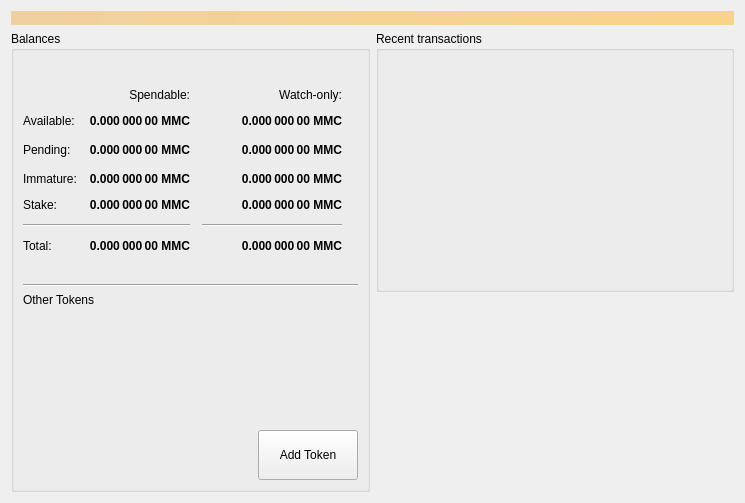
<?xml version="1.0" encoding="UTF-8"?>
<ui version="4.0">
 <class>OverviewPage</class>
 <widget class="QWidget" name="OverviewPage">
  <property name="geometry">
   <rect>
    <x>0</x>
    <y>0</y>
    <width>745</width>
    <height>503</height>
   </rect>
  </property>
  <property name="windowTitle">
   <string>Form</string>
  </property>
  <layout class="QVBoxLayout" name="topLayout">
   <item>
    <widget class="QLabel" name="labelAlerts">
     <property name="visible">
      <bool>false</bool>
     </property>
     <property name="styleSheet">
      <string notr="true">QLabel { background-color: qlineargradient(x1: 0, y1: 0, x2: 1, y2: 0, stop:0 #F0D0A0, stop:1 #F8D488); color:#000000; }</string>
     </property>
     <property name="wordWrap">
      <bool>true</bool>
     </property>
     <property name="margin">
      <number>3</number>
     </property>
     <property name="textInteractionFlags">
      <set>Qt::TextSelectableByMouse</set>
     </property>
    </widget>
   </item>
   <item>
    <layout class="QHBoxLayout" name="horizontalLayout" stretch="1,1">
     <item>
      <layout class="QVBoxLayout" name="verticalLayout_2">
       <item>
        <widget class="QGroupBox" name="groupBoxBalances">
         <property name="title">
          <string>Balances</string>
         </property>
         <layout class="QVBoxLayout" name="verticalLayout">
          <property name="spacing">
           <number>6</number>
          </property>
          <item>
           <layout class="QHBoxLayout" name="horizontalLayout_3">
            <item>
             <widget class="QPushButton" name="labelWalletStatus">
              <property name="enabled">
               <bool>true</bool>
              </property>
              <property name="maximumSize">
               <size>
                <width>30</width>
                <height>16777215</height>
               </size>
              </property>
              <property name="toolTip">
               <string>The displayed information may be out of date. Your wallet automatically synchronizes with the MMChain network after a connection is established, but this process has not completed yet.</string>
              </property>
              <property name="text">
               <string/>
              </property>
              <property name="icon">
               <iconset>
                <normaloff>:/icons/warning</normaloff>
                <disabledoff>:/icons/warning</disabledoff>:/icons/warning</iconset>
              </property>
              <property name="iconSize">
               <size>
                <width>24</width>
                <height>24</height>
               </size>
              </property>
              <property name="flat">
               <bool>true</bool>
              </property>
             </widget>
            </item>
            <item>
             <spacer name="horizontalSpacer">
              <property name="orientation">
               <enum>Qt::Horizontal</enum>
              </property>
              <property name="sizeHint" stdset="0">
               <size>
                <width>40</width>
                <height>20</height>
               </size>
              </property>
             </spacer>
            </item>
           </layout>
          </item>
          <item>
           <layout class="QGridLayout" name="gridLayout">
            <property name="spacing">
             <number>12</number>
            </property>
            <item row="2" column="2">
             <widget class="QLabel" name="labelWatchPending">
              <property name="font">
               <font>
                <weight>75</weight>
                <bold>true</bold>
               </font>
              </property>
              <property name="cursor">
               <cursorShape>IBeamCursor</cursorShape>
              </property>
              <property name="toolTip">
               <string>Unconfirmed transactions to watch-only addresses</string>
              </property>
              <property name="text">
               <string notr="true">0.000 000 00 MMC</string>
              </property>
              <property name="alignment">
               <set>Qt::AlignRight|Qt::AlignTrailing|Qt::AlignVCenter</set>
              </property>
              <property name="textInteractionFlags">
               <set>Qt::LinksAccessibleByMouse|Qt::TextSelectableByKeyboard|Qt::TextSelectableByMouse</set>
              </property>
             </widget>
            </item>
            <item row="2" column="1">
             <widget class="QLabel" name="labelUnconfirmed">
              <property name="font">
               <font>
                <weight>75</weight>
                <bold>true</bold>
               </font>
              </property>
              <property name="cursor">
               <cursorShape>IBeamCursor</cursorShape>
              </property>
              <property name="toolTip">
               <string>Total of transactions that have yet to be confirmed, and do not yet count toward the spendable balance</string>
              </property>
              <property name="text">
               <string notr="true">0.000 000 00 MMC</string>
              </property>
              <property name="alignment">
               <set>Qt::AlignRight|Qt::AlignTrailing|Qt::AlignVCenter</set>
              </property>
              <property name="textInteractionFlags">
               <set>Qt::LinksAccessibleByMouse|Qt::TextSelectableByKeyboard|Qt::TextSelectableByMouse</set>
              </property>
             </widget>
            </item>
            <item row="3" column="2">
             <widget class="QLabel" name="labelWatchImmature">
              <property name="font">
               <font>
                <weight>75</weight>
                <bold>true</bold>
               </font>
              </property>
              <property name="cursor">
               <cursorShape>IBeamCursor</cursorShape>
              </property>
              <property name="toolTip">
               <string>Mined balance in watch-only addresses that has not yet matured</string>
              </property>
              <property name="text">
               <string notr="true">0.000 000 00 MMC</string>
              </property>
              <property name="alignment">
               <set>Qt::AlignRight|Qt::AlignTrailing|Qt::AlignVCenter</set>
              </property>
              <property name="textInteractionFlags">
               <set>Qt::LinksAccessibleByMouse|Qt::TextSelectableByKeyboard|Qt::TextSelectableByMouse</set>
              </property>
             </widget>
            </item>
            <item row="5" column="0" colspan="2">
             <widget class="Line" name="line">
              <property name="orientation">
               <enum>Qt::Horizontal</enum>
              </property>
             </widget>
            </item>
            <item row="5" column="2">
             <widget class="Line" name="lineWatchBalance">
              <property name="sizePolicy">
               <sizepolicy hsizetype="Preferred" vsizetype="Fixed">
                <horstretch>0</horstretch>
                <verstretch>0</verstretch>
               </sizepolicy>
              </property>
              <property name="minimumSize">
               <size>
                <width>140</width>
                <height>0</height>
               </size>
              </property>
              <property name="orientation">
               <enum>Qt::Horizontal</enum>
              </property>
             </widget>
            </item>
            <item row="6" column="0">
             <widget class="QLabel" name="labelTotalText">
              <property name="text">
               <string>Total:</string>
              </property>
             </widget>
            </item>
            <item row="3" column="1">
             <widget class="QLabel" name="labelImmature">
              <property name="font">
               <font>
                <weight>75</weight>
                <bold>true</bold>
               </font>
              </property>
              <property name="cursor">
               <cursorShape>IBeamCursor</cursorShape>
              </property>
              <property name="toolTip">
               <string>Mined balance that has not yet matured</string>
              </property>
              <property name="text">
               <string notr="true">0.000 000 00 MMC</string>
              </property>
              <property name="alignment">
               <set>Qt::AlignRight|Qt::AlignTrailing|Qt::AlignVCenter</set>
              </property>
              <property name="textInteractionFlags">
               <set>Qt::LinksAccessibleByMouse|Qt::TextSelectableByKeyboard|Qt::TextSelectableByMouse</set>
              </property>
             </widget>
            </item>
            <item row="3" column="0">
             <widget class="QLabel" name="labelImmatureText">
              <property name="text">
               <string>Immature:</string>
              </property>
             </widget>
            </item>
            <item row="6" column="1">
             <widget class="QLabel" name="labelTotal">
              <property name="font">
               <font>
                <weight>75</weight>
                <bold>true</bold>
               </font>
              </property>
              <property name="cursor">
               <cursorShape>IBeamCursor</cursorShape>
              </property>
              <property name="toolTip">
               <string>Your current total balance</string>
              </property>
              <property name="text">
               <string notr="true">0.000 000 00 MMC</string>
              </property>
              <property name="alignment">
               <set>Qt::AlignRight|Qt::AlignTrailing|Qt::AlignVCenter</set>
              </property>
              <property name="textInteractionFlags">
               <set>Qt::LinksAccessibleByMouse|Qt::TextSelectableByKeyboard|Qt::TextSelectableByMouse</set>
              </property>
             </widget>
            </item>
            <item row="6" column="2">
             <widget class="QLabel" name="labelWatchTotal">
              <property name="font">
               <font>
                <weight>75</weight>
                <bold>true</bold>
               </font>
              </property>
              <property name="cursor">
               <cursorShape>IBeamCursor</cursorShape>
              </property>
              <property name="toolTip">
               <string>Current total balance in watch-only addresses</string>
              </property>
              <property name="text">
               <string notr="true">0.000 000 00 MMC</string>
              </property>
              <property name="alignment">
               <set>Qt::AlignRight|Qt::AlignTrailing|Qt::AlignVCenter</set>
              </property>
              <property name="textInteractionFlags">
               <set>Qt::LinksAccessibleByMouse|Qt::TextSelectableByKeyboard|Qt::TextSelectableByMouse</set>
              </property>
             </widget>
            </item>
            <item row="0" column="2">
             <widget class="QLabel" name="labelWatchonly">
              <property name="text">
               <string>Watch-only:</string>
              </property>
              <property name="alignment">
               <set>Qt::AlignRight|Qt::AlignTrailing|Qt::AlignVCenter</set>
              </property>
             </widget>
            </item>
            <item row="1" column="0">
             <widget class="QLabel" name="labelBalanceText">
              <property name="text">
               <string>Available:</string>
              </property>
             </widget>
            </item>
            <item row="1" column="1">
             <widget class="QLabel" name="labelBalance">
              <property name="font">
               <font>
                <weight>75</weight>
                <bold>true</bold>
               </font>
              </property>
              <property name="cursor">
               <cursorShape>IBeamCursor</cursorShape>
              </property>
              <property name="toolTip">
               <string>Your current spendable balance</string>
              </property>
              <property name="text">
               <string notr="true">0.000 000 00 MMC</string>
              </property>
              <property name="alignment">
               <set>Qt::AlignRight|Qt::AlignTrailing|Qt::AlignVCenter</set>
              </property>
              <property name="textInteractionFlags">
               <set>Qt::LinksAccessibleByMouse|Qt::TextSelectableByKeyboard|Qt::TextSelectableByMouse</set>
              </property>
             </widget>
            </item>
            <item row="1" column="2">
             <widget class="QLabel" name="labelWatchAvailable">
              <property name="font">
               <font>
                <weight>75</weight>
                <bold>true</bold>
               </font>
              </property>
              <property name="cursor">
               <cursorShape>IBeamCursor</cursorShape>
              </property>
              <property name="toolTip">
               <string>Your current balance in watch-only addresses</string>
              </property>
              <property name="text">
               <string notr="true">0.000 000 00 MMC</string>
              </property>
              <property name="alignment">
               <set>Qt::AlignRight|Qt::AlignTrailing|Qt::AlignVCenter</set>
              </property>
              <property name="textInteractionFlags">
               <set>Qt::LinksAccessibleByMouse|Qt::TextSelectableByKeyboard|Qt::TextSelectableByMouse</set>
              </property>
             </widget>
            </item>
            <item row="2" column="0">
             <widget class="QLabel" name="labelPendingText">
              <property name="text">
               <string>Pending:</string>
              </property>
             </widget>
            </item>
            <item row="0" column="1">
             <widget class="QLabel" name="labelSpendable">
              <property name="text">
               <string>Spendable:</string>
              </property>
              <property name="alignment">
               <set>Qt::AlignRight|Qt::AlignTrailing|Qt::AlignVCenter</set>
              </property>
             </widget>
            </item>
            <item row="4" column="0">
             <widget class="QLabel" name="labelStakeText">
              <property name="text">
               <string>Stake:</string>
              </property>
             </widget>
            </item>
            <item row="4" column="1">
             <widget class="QLabel" name="labelStake">
              <property name="font">
               <font>
                <weight>75</weight>
                <bold>true</bold>
               </font>
              </property>
              <property name="text">
               <string>0.000 000 00 MMC</string>
              </property>
              <property name="alignment">
               <set>Qt::AlignRight|Qt::AlignTrailing|Qt::AlignVCenter</set>
              </property>
              <property name="textInteractionFlags">
               <set>Qt::LinksAccessibleByMouse|Qt::TextSelectableByKeyboard|Qt::TextSelectableByMouse</set>
              </property>
             </widget>
            </item>
            <item row="4" column="2">
             <widget class="QLabel" name="labelWatchStake">
              <property name="font">
               <font>
                <weight>75</weight>
                <bold>true</bold>
               </font>
              </property>
              <property name="text">
               <string>0.000 000 00 MMC</string>
              </property>
              <property name="alignment">
               <set>Qt::AlignRight|Qt::AlignTrailing|Qt::AlignVCenter</set>
              </property>
              <property name="textInteractionFlags">
               <set>Qt::LinksAccessibleByMouse|Qt::TextSelectableByKeyboard|Qt::TextSelectableByMouse</set>
              </property>
             </widget>
            </item>
            <item row="2" column="3">
             <spacer name="horizontalSpacer_2">
              <property name="orientation">
               <enum>Qt::Horizontal</enum>
              </property>
              <property name="sizeHint" stdset="0">
               <size>
                <width>40</width>
                <height>20</height>
               </size>
              </property>
             </spacer>
            </item>
           </layout>
          </item>
          <item>
           <spacer name="verticalSpacer_3">
            <property name="orientation">
             <enum>Qt::Vertical</enum>
            </property>
            <property name="sizeType">
             <enum>QSizePolicy::Fixed</enum>
            </property>
            <property name="sizeHint" stdset="0">
             <size>
              <width>20</width>
              <height>25</height>
             </size>
            </property>
           </spacer>
          </item>
          <item>
           <widget class="Line" name="line_2">
            <property name="orientation">
             <enum>Qt::Horizontal</enum>
            </property>
           </widget>
          </item>
          <item>
           <layout class="QVBoxLayout" name="verticalLayout_5">
            <property name="spacing">
             <number>12</number>
            </property>
            <item>
             <widget class="QLabel" name="labelTokens">
              <property name="text">
               <string>Other Tokens</string>
              </property>
             </widget>
            </item>
            <item>
             <layout class="QHBoxLayout" name="horizontalLayout_4">
              <property name="leftMargin">
               <number>10</number>
              </property>
              <property name="rightMargin">
               <number>10</number>
              </property>
              <item>
               <widget class="QListView" name="listTokens">
                <property name="enabled">
                 <bool>true</bool>
                </property>
                <property name="styleSheet">
                 <string notr="true">QListView { background: transparent; }</string>
                </property>
               </widget>
              </item>
             </layout>
            </item>
           </layout>
          </item>
          <item>
           <layout class="QHBoxLayout" name="horizontalLayout_5">
            <item>
             <spacer name="horizontalSpacer_4">
              <property name="orientation">
               <enum>Qt::Horizontal</enum>
              </property>
              <property name="sizeHint" stdset="0">
               <size>
                <width>40</width>
                <height>20</height>
               </size>
              </property>
             </spacer>
            </item>
            <item>
             <widget class="QPushButton" name="buttonAddToken">
              <property name="minimumSize">
               <size>
                <width>100</width>
                <height>50</height>
               </size>
              </property>
              <property name="text">
               <string>Add Token</string>
              </property>
             </widget>
            </item>
           </layout>
          </item>
         </layout>
        </widget>
       </item>
       <item>
        <spacer name="verticalSpacer">
         <property name="orientation">
          <enum>Qt::Vertical</enum>
         </property>
         <property name="sizeHint" stdset="0">
          <size>
           <width>20</width>
           <height>40</height>
          </size>
         </property>
        </spacer>
       </item>
      </layout>
     </item>
     <item>
      <layout class="QVBoxLayout" name="verticalLayout_3">
       <item>
        <widget class="QGroupBox" name="groupBoxRecent">
         <property name="sizePolicy">
          <sizepolicy hsizetype="Expanding" vsizetype="Preferred">
           <horstretch>0</horstretch>
           <verstretch>0</verstretch>
          </sizepolicy>
         </property>
         <property name="title">
          <string>Recent transactions</string>
         </property>
         <layout class="QVBoxLayout" name="verticalLayout_4">
          <property name="leftMargin">
           <number>0</number>
          </property>
          <property name="rightMargin">
           <number>0</number>
          </property>
          <item>
           <layout class="QHBoxLayout" name="horizontalLayout_2">
            <property name="leftMargin">
             <number>9</number>
            </property>
            <property name="rightMargin">
             <number>9</number>
            </property>
            <item>
             <widget class="QPushButton" name="labelTransactionsStatus">
              <property name="enabled">
               <bool>true</bool>
              </property>
              <property name="maximumSize">
               <size>
                <width>30</width>
                <height>16777215</height>
               </size>
              </property>
              <property name="toolTip">
               <string>The displayed information may be out of date. Your wallet automatically synchronizes with the MMChain network after a connection is established, but this process has not completed yet.</string>
              </property>
              <property name="text">
               <string/>
              </property>
              <property name="icon">
               <iconset>
                <normaloff>:/icons/warning</normaloff>
                <disabledoff>:/icons/warning</disabledoff>:/icons/warning</iconset>
              </property>
              <property name="iconSize">
               <size>
                <width>24</width>
                <height>24</height>
               </size>
              </property>
              <property name="flat">
               <bool>true</bool>
              </property>
             </widget>
            </item>
            <item>
             <spacer name="horizontalSpacer_3">
              <property name="orientation">
               <enum>Qt::Horizontal</enum>
              </property>
              <property name="sizeHint" stdset="0">
               <size>
                <width>40</width>
                <height>20</height>
               </size>
              </property>
             </spacer>
            </item>
           </layout>
          </item>
          <item>
           <widget class="QListView" name="listTransactions">
            <property name="styleSheet">
             <string notr="true">QListView { background: transparent; }</string>
            </property>
            <property name="frameShape">
             <enum>QFrame::NoFrame</enum>
            </property>
            <property name="verticalScrollBarPolicy">
             <enum>Qt::ScrollBarAlwaysOff</enum>
            </property>
            <property name="horizontalScrollBarPolicy">
             <enum>Qt::ScrollBarAlwaysOff</enum>
            </property>
            <property name="selectionMode">
             <enum>QAbstractItemView::NoSelection</enum>
            </property>
           </widget>
          </item>
         </layout>
        </widget>
       </item>
       <item>
        <spacer name="verticalSpacer_2">
         <property name="orientation">
          <enum>Qt::Vertical</enum>
         </property>
         <property name="sizeType">
          <enum>QSizePolicy::Expanding</enum>
         </property>
         <property name="sizeHint" stdset="0">
          <size>
           <width>20</width>
           <height>40</height>
          </size>
         </property>
        </spacer>
       </item>
      </layout>
     </item>
    </layout>
   </item>
  </layout>
 </widget>
 <resources/>
 <connections/>
</ui>
